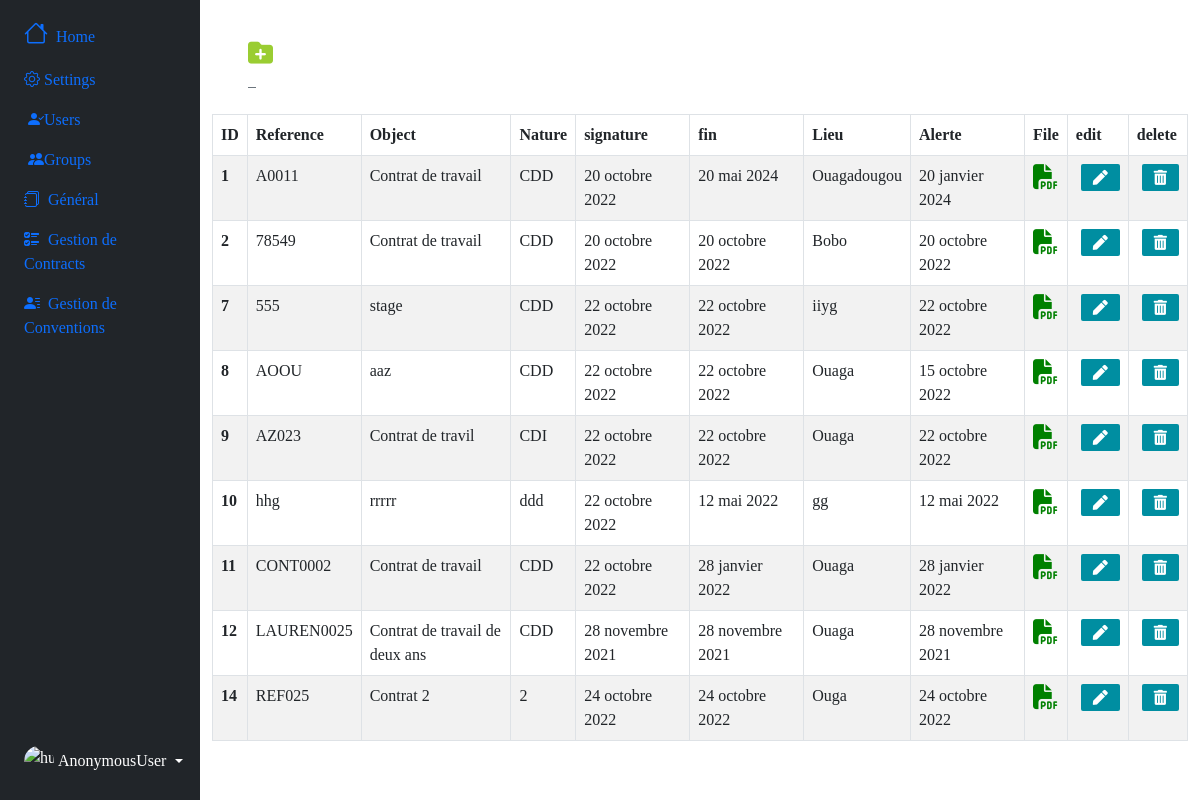
Page /gestioncontrat/contrat on the committed database.
### gestioncontrat/models.py (models this page shows, shortened)
class Travail(models.Model):
    type = models.ForeignKey(Type, on_delete=models.CASCADE, null=True, blank=True)
    partenaire = models.ForeignKey(Partenaire, on_delete=models.CASCADE, null=True, blank=True)
    structure = models.ForeignKey(Structure, on_delete=models.CASCADE, null=True, blank=True)
    reference = models.CharField(max_length=10)
    objet = models.TextField(null=True, blank=True)
    nature = models.CharField(max_length=100, null=True, blank=True)
    matricule = models.CharField(max_length=10, null=True, blank=True)
    nom = models.CharField(max_length=60)
    prenom = models.CharField(max_length=80)
    montant = models.FloatField()
    duree = models.CharField(max_length=10)
    date_signature = models.DateField(null=True, blank=True)
    date_debut = models.DateField()
    date_fin = models.DateField(null=True, blank=True)
    nombre_renouv = models.IntegerField(null=True, blank=True)
    date_renouvel = models.DateField(null=True, blank=True)
    lieu = models.CharField(max_length=100, null=True, blank=True)
    date_alerte = models.DateField()
    file = models.FileField(upload_to='uploads_files/', null=True, blank=True)
    created_at =models.DateField(auto_now_add=True)
    updated_at = models.DateField(auto_now=True)

### gestioncontrat/views.py (the view)
# urls.py: path('gestioncontrat/contrat', views.contrat, name="contrat"),
def contrat(request):
    contrats = Travail.objects.all()
    context = {"contrats":contrats}
    return render(request, 'gestioncontrat/contrat.html', context)

### gestioncontrat/templates/gestioncontrat/contrat.html (shortened to what this page needs)
{% extends 'index.html' %}
{% load bootstrap_icons %}
{% block btn %}
					<a href="{% url 'add_contrat' %}" class="btn-outline-secondary"style="width: 50px; height: 50px; margin-right: 30px;" title="Add contrat">
						<i style="color: yellowgreen; font-size: 25px; " class="fa-sharp fa-solid fa-folder-plus"></i> &nbsp;&nbsp;
					</a>
{% endblock btn %}
{% block main%}
<table table id="example" class="table table-striped table-bordered" style="width:100%">
  <thead>
    <tr>
      <th scope="col">ID</th>
      <th scope="col">Reference</th>
      <th scope="col">Object</th>
      <th scope="col">Nature</th>
      <th scope="col">signature</th>
      <th scope="col">fin</th>
      <th scope="col">Lieu</th>
      <th scope="col">Alerte</th>
      <th scope="col">File</th>
      <th scope="col">edit</th>
      <th scope="col">delete</th>
    </tr>
  </thead>
  <tbody>
    {% for contrat in contrats %}
    <tr>
      <th scope="row">{{contrat.id}}</th>
      <td>{{contrat.reference}}</td>
      <td>{{contrat.objet}}</td>
      <td>{{contrat.nature}}</td>
      <td>{{contrat.date_signature}}</td>
      <td>{{contrat.date_fin}}</td>
      <td>{{contrat.lieu}}</td>
      <td>{{contrat.date_alerte}}</td>
      <td>
        <a href ="{{contrat.file.url}}" title="Lire le fichier">
        <i style="font-size: 25px; color: green" class="fa-solid fa-file-pdf"></i>
        </a>
      </td>
      <td>
        <a href="{% url 'edit_contrat' contrat.id %}" class="btn btn-success text-center" title="Edit Contrat">
            <i style="font-size: 15px;" class="fas fa-pen"></i>
        </a>
    </td>
    <td>
        <a class="btn btn-secondary text-center" title="Delete Contrat" data-bs-toggle="modal" data-bs-target="#deleteModal{{contrat.id}}">
            <i style="font-size: 15px;" class="fas fa-trash-alt"></i>
        </a>
    </td>
    </tr>
    {% endfor %}
  </tbody>
</table>
  {% endblock main%}

### contrat/static/css/index.css (style rules this page uses)
* { padding: 0; margin: 0; box-sizing: border-box; list-style-type: none; text-decoration: none; font-family: "verdana"; }
.btn { background-color: #008ea1; border-radius: 2px; color: #fff; font-size: .3rem; border: none; cursor: pointer; margin-bottom: 1rem; margin-left: 5px; }

### rows in the picture
Travail: id "1", reference "A0011", objet "Contrat de travail", nature "CDD", date_signature "20 octobre 2022", date_fin "20 mai 2024", lieu "Ouagadougou", date_alerte "20 janvier 2024"
Travail: id "2", reference "78549", objet "Contrat de travail", nature "CDD", date_signature "20 octobre 2022", date_fin "20 octobre 2022", lieu "Bobo", date_alerte "20 octobre 2022"
Travail: id "7", reference "555", objet "stage", nature "CDD", date_signature "22 octobre 2022", date_fin "22 octobre 2022", lieu "iiyg", date_alerte "22 octobre 2022"
Travail: id "8", reference "AOOU", objet "aaz", nature "CDD", date_signature "22 octobre 2022", date_fin "22 octobre 2022", lieu "Ouaga", date_alerte "15 octobre 2022"
Travail: id "9", reference "AZ023", objet "Contrat de travil", nature "CDI", date_signature "22 octobre 2022", date_fin "22 octobre 2022", lieu "Ouaga", date_alerte "22 octobre 2022"
Travail: id "10", reference "hhg", objet "rrrrr", nature "ddd", date_signature "22 octobre 2022", date_fin "12 mai 2022", lieu "gg", date_alerte "12 mai 2022"
Travail: id "11", reference "CONT0002", objet "Contrat de travail", nature "CDD", date_signature "22 octobre 2022", date_fin "28 janvier 2022", lieu "Ouaga", date_alerte "28 janvier 2022"
Travail: id "12", reference "LAUREN0025", objet "Contrat de travail de deux ans", nature "CDD", date_signature "28 novembre 2021", date_fin "28 novembre 2021", lieu "Ouaga", date_alerte "28 novembre 2021"
Travail: id "14", reference "REF025", objet "Contrat 2", nature "2", date_signature "24 octobre 2022", date_fin "24 octobre 2022", lieu "Ouga", date_alerte "24 octobre 2022"

### other values in the picture
{{ request.user }} "AnonymousUser"
